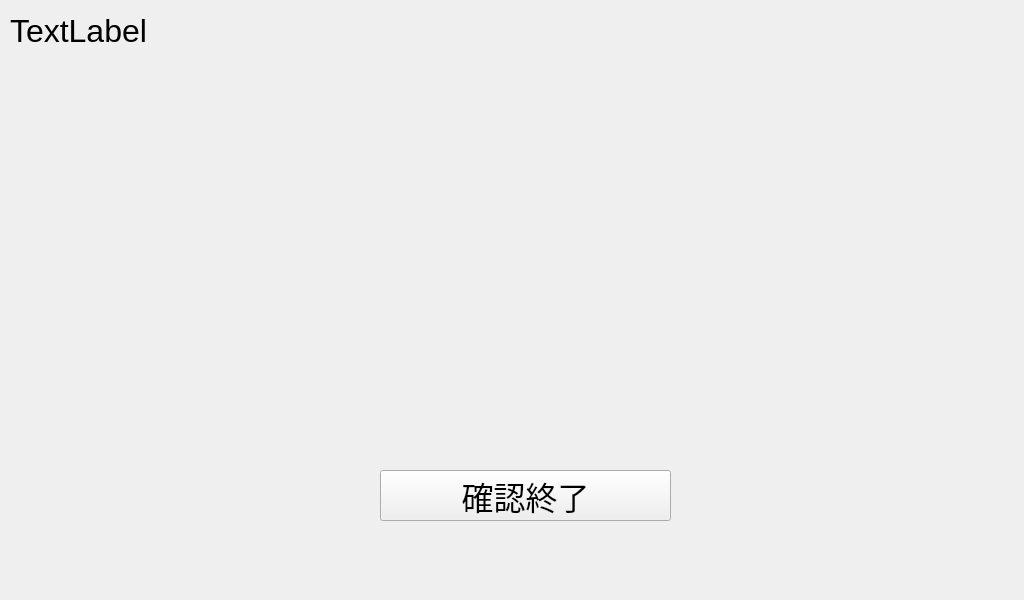
<?xml version="1.0" encoding="UTF-8"?>
<ui version="4.0">
 <class>MainWindow</class>
 <widget class="QMainWindow" name="MainWindow">
  <property name="geometry">
   <rect>
    <x>0</x>
    <y>0</y>
    <width>1024</width>
    <height>600</height>
   </rect>
  </property>
  <property name="windowTitle">
   <string>MainWindow</string>
  </property>
  <widget class="QWidget" name="centralwidget">
   <widget class="QPushButton" name="btnGoBack">
    <property name="geometry">
     <rect>
      <x>380</x>
      <y>470</y>
      <width>291</width>
      <height>51</height>
     </rect>
    </property>
    <property name="font">
     <font>
      <pointsize>24</pointsize>
     </font>
    </property>
    <property name="text">
     <string>確認終了</string>
    </property>
   </widget>
   <widget class="QLabel" name="labelToday">
    <property name="geometry">
     <rect>
      <x>10</x>
      <y>0</y>
      <width>271</width>
      <height>61</height>
     </rect>
    </property>
    <property name="font">
     <font>
      <pointsize>24</pointsize>
     </font>
    </property>
    <property name="text">
     <string>TextLabel</string>
    </property>
   </widget>
  </widget>
 </widget>
 <resources/>
 <connections/>
</ui>
